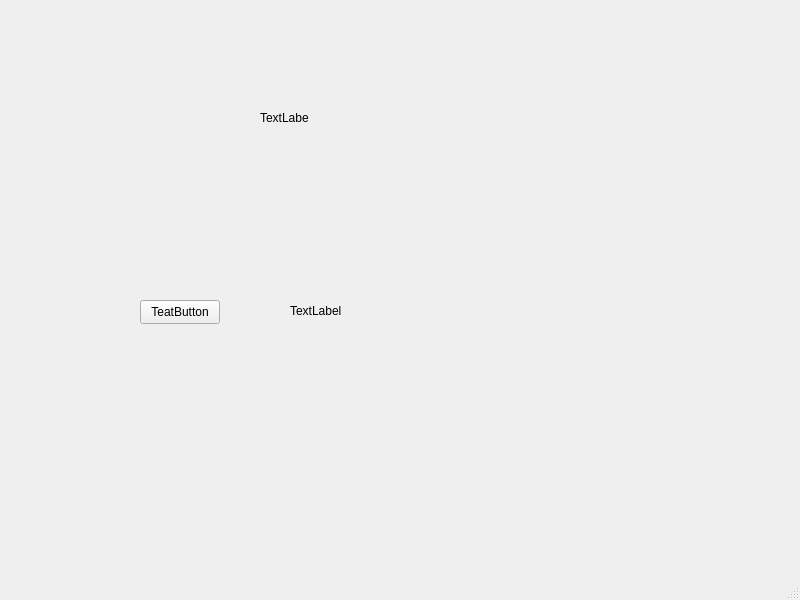
<?xml version="1.0" encoding="UTF-8"?>
<ui version="4.0">
 <class>MainWindow</class>
 <widget class="QMainWindow" name="MainWindow">
  <property name="geometry">
   <rect>
    <x>0</x>
    <y>0</y>
    <width>800</width>
    <height>600</height>
   </rect>
  </property>
  <property name="windowTitle">
   <string>MainWindow</string>
  </property>
  <widget class="QWidget" name="centralwidget">
   <widget class="QLabel" name="label">
    <property name="geometry">
     <rect>
      <x>260</x>
      <y>110</y>
      <width>49</width>
      <height>16</height>
     </rect>
    </property>
    <property name="text">
     <string>TextLabel</string>
    </property>
   </widget>
   <widget class="QPushButton" name="pushButton_Test">
    <property name="geometry">
     <rect>
      <x>140</x>
      <y>300</y>
      <width>80</width>
      <height>24</height>
     </rect>
    </property>
    <property name="text">
     <string>TeatButton</string>
    </property>
   </widget>
   <widget class="QLabel" name="label_test">
    <property name="geometry">
     <rect>
      <x>290</x>
      <y>300</y>
      <width>71</width>
      <height>21</height>
     </rect>
    </property>
    <property name="text">
     <string>TextLabel</string>
    </property>
   </widget>
  </widget>
  <widget class="QMenuBar" name="menubar">
   <property name="geometry">
    <rect>
     <x>0</x>
     <y>0</y>
     <width>800</width>
     <height>21</height>
    </rect>
   </property>
  </widget>
  <widget class="QStatusBar" name="statusbar"/>
 </widget>
 <resources/>
 <connections/>
</ui>
